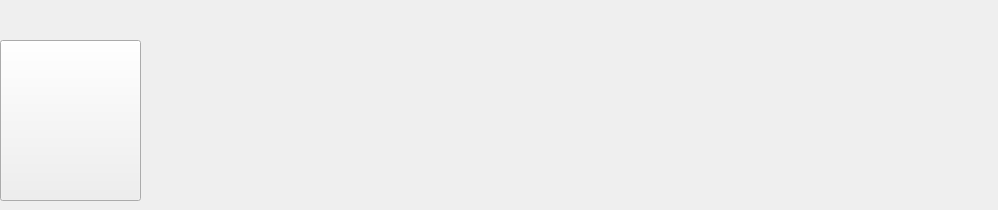
         <widget class="QWidget" name="Human_Port_inside_Storage">
          <property name="styleSheet">
           <string notr="true">border-image: url(:/map_places/places/Human_port_building_inside.png);</string>
          </property>
          <widget class="QLabel" name="label_69">
           <property name="geometry">
            <rect>
             <x>973</x>
             <y>60</y>
             <width>16</width>
             <height>40</height>
            </rect>
           </property>
           <property name="maximumSize">
            <size>
             <width>100</width>
             <height>40</height>
            </size>
           </property>
           <property name="font">
            <font>
             <pointsize>13</pointsize>
             <weight>75</weight>
             <italic>true</italic>
             <bold>true</bold>
             <underline>true</underline>
             <strikeout>true</strikeout>
            </font>
           </property>
           <property name="styleSheet">
            <string notr="true">border-image: url(:/symbols/symbols/nothing.png);</string>
           </property>
           <property name="text">
            <string/>
           </property>
          </widget>
          <widget class="QLabel" name="label_70">
           <property name="geometry">
            <rect>
             <x>9</x>
             <y>60</y>
             <width>16</width>
             <height>40</height>
            </rect>
           </property>
           <property name="maximumSize">
            <size>
             <width>100</width>
             <height>40</height>
            </size>
           </property>
           <property name="font">
            <font>
             <pointsize>13</pointsize>
             <weight>75</weight>
             <italic>true</italic>
             <bold>true</bold>
             <underline>true</underline>
             <strikeout>true</strikeout>
            </font>
           </property>
           <property name="styleSheet">
            <string notr="true">border-image: url(:/symbols/symbols/nothing.png);</string>
           </property>
           <property name="text">
            <string/>
           </property>
          </widget>
          <widget class="QLabel" name="label_71">
           <property name="geometry">
            <rect>
             <x>652</x>
             <y>60</y>
             <width>16</width>
             <height>40</height>
            </rect>
           </property>
           <property name="maximumSize">
            <size>
             <width>100</width>
             <height>40</height>
            </size>
           </property>
           <property name="font">
            <font>
             <pointsize>13</pointsize>
             <weight>75</weight>
             <italic>true</italic>
             <bold>true</bold>
             <underline>true</underline>
             <strikeout>true</strikeout>
            </font>
           </property>
           <property name="styleSheet">
            <string notr="true">border-image: url(:/symbols/symbols/nothing.png);</string>
           </property>
           <property name="text">
            <string/>
           </property>
          </widget>
          <widget class="QPushButton" name="Btn_Go_out_Storage">
           <property name="geometry">
            <rect>
             <x>0</x>
             <y>40</y>
             <width>141</width>
             <height>161</height>
            </rect>
           </property>
           <property name="cursor">
            <cursorShape>PointingHandCursor</cursorShape>
           </property>
           <property name="styleSheet">
            <string notr="true">border-image: url(:/symbols/symbols/Fancy_Scroll_Text_BACK.png);</string>
           </property>
           <property name="text">
            <string/>
           </property>
          </widget>
         </widget>
